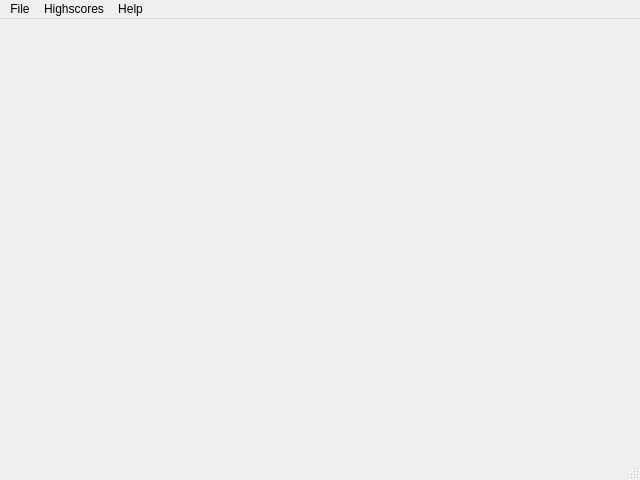
<?xml version="1.0" encoding="UTF-8"?>
<ui version="4.0">
 <class>WelcomeWindow</class>
 <widget class="QMainWindow" name="WelcomeWindow">
  <property name="geometry">
   <rect>
    <x>0</x>
    <y>0</y>
    <width>640</width>
    <height>480</height>
   </rect>
  </property>
  <property name="windowTitle">
   <string>Route Runner</string>
  </property>
  <widget class="QWidget" name="centralwidget"/>
  <widget class="QMenuBar" name="menubar">
   <property name="geometry">
    <rect>
     <x>0</x>
     <y>0</y>
     <width>640</width>
     <height>19</height>
    </rect>
   </property>
   <widget class="QMenu" name="menuFile">
    <property name="title">
     <string>File</string>
    </property>
    <addaction name="actionNew_Game"/>
    <addaction name="actionSave_Game"/>
    <addaction name="actionExit"/>
   </widget>
   <widget class="QMenu" name="menuHelp">
    <property name="title">
     <string>Help</string>
    </property>
    <addaction name="separator"/>
    <addaction name="actionControls"/>
    <addaction name="actionAbout"/>
   </widget>
   <widget class="QMenu" name="menuHighscores">
    <property name="title">
     <string>Highscores</string>
    </property>
    <addaction name="separator"/>
    <addaction name="actionShow_Highscores"/>
    <addaction name="actionReset_Highscores"/>
   </widget>
   <addaction name="menuFile"/>
   <addaction name="menuHighscores"/>
   <addaction name="menuHelp"/>
  </widget>
  <widget class="QStatusBar" name="statusbar"/>
  <action name="actionNew_Game">
   <property name="text">
    <string>New Game</string>
   </property>
  </action>
  <action name="actionSave_Game">
   <property name="text">
    <string>Save Game</string>
   </property>
  </action>
  <action name="actionExit">
   <property name="text">
    <string>Exit</string>
   </property>
  </action>
  <action name="actionControls">
   <property name="text">
    <string>Controls</string>
   </property>
  </action>
  <action name="actionAbout">
   <property name="text">
    <string>About</string>
   </property>
  </action>
  <action name="actionShow_Highscores">
   <property name="text">
    <string>Show Highscores</string>
   </property>
  </action>
  <action name="actionReset_Highscores">
   <property name="text">
    <string>Reset Highscores</string>
   </property>
  </action>
 </widget>
 <resources/>
 <connections/>
</ui>
